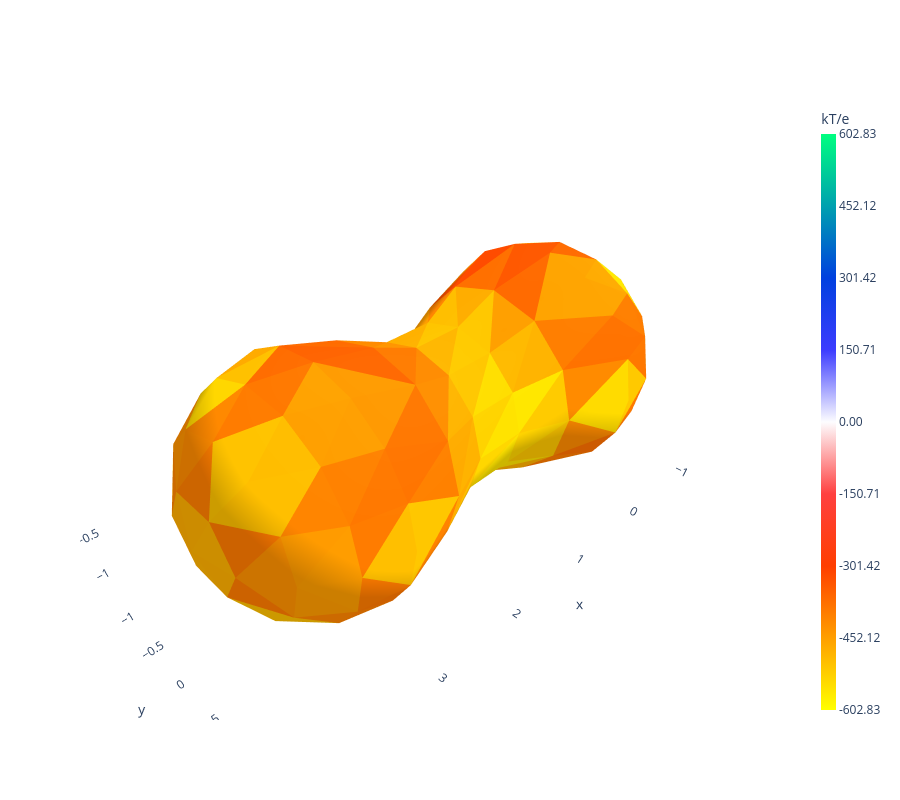

This figure's notebook cell:
### Markdown cell above
We can see a clear dipole in the plot, just as it should be. If we compute the same value using the SLIC formulation:

### Code cell
simulation.pb_formulation = 'direct'
simulation.calculate_surface_potential(rerun_all = True)
simulation.plot_surface_values()

### Figure 1 — Plotly figure (JSON) as saved in the notebook; plotly's stock layout.template omitted (floating-point values rounded to 4 significant figures; data arrays with more than 128 entries replaced by an {"elided": "..."} marker saying what was removed)
{"data": [{"facecolor": {"elided": "296 str values"}, "i": {"elided": "296 int values"}, "j": {"elided": "296 int values"}, "k": {"elided": "296 int values"}, "name": "", "type": "mesh3d", "x": {"elided": "150 float values"}, "y": {"elided": "150 float values"}, "z": {"elided": "150 float values"}}, {"hoverinfo": "skip", "marker": {"cmax": 602.8, "cmin": -602.8, "color": [-602.8], "colorbar": {"thickness": 15, "ticktext": ["-602.83", "-452.12", "-301.42", "-150.71", "0.00", "150.71", "301.42", "452.12", "602.83"], "tickvals": [-602.8, -452.1, -301.4, -150.7, 0, 150.7, 301.4, 452.1, 602.8], "title": {"text": "kT/e"}}, "colorscale": [[0, "rgb(255.0, 255.0, 0.0)"], [0.125, "rgb(255.0, 159.0, 0.0)"], [0.25, "rgb(255.0, 62.0, 0.0)"], [0.375, "rgb(255.0, 64.0, 64.0)"], [0.5, "rgb(253.0, 253.0, 255.0)"], [0.625, "rgb(60.0, 60.0, 255.0)"], [0.75, "rgb(0.0, 64.0, 223.0)"], [0.875, "rgb(0.0, 161.0, 175.0)"], [1, "rgb(0.0, 255.0, 128.0)"]], "showscale": true}, "mode": "markers", "opacity": 0, "scene": "scene", "type": "scatter3d", "x": [0], "y": [0], "z": [0]}], "layout": {"height": 800, "scene": {"aspectmode": "data", "xaxis": {"showbackground": false, "visible": true}, "yaxis": {"showbackground": false, "visible": true}, "zaxis": {"showbackground": false, "visible": true}}, "width": 900}}
